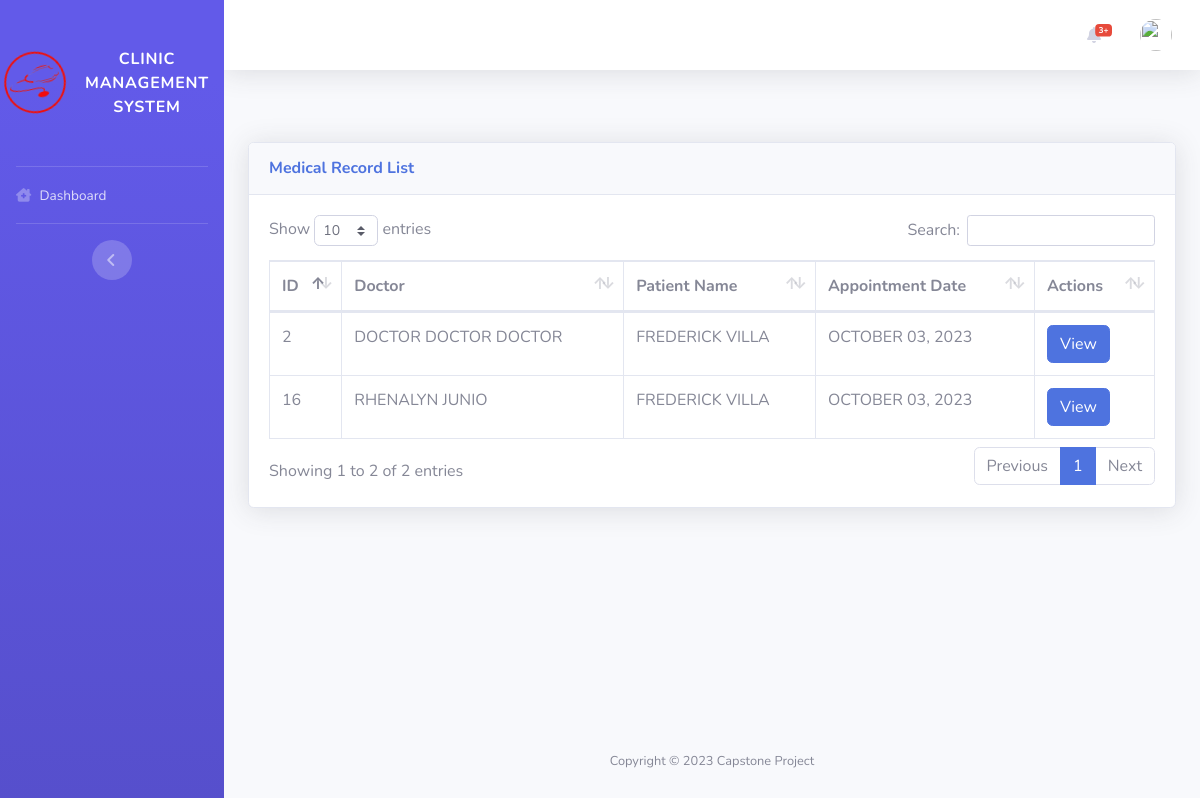
The page /pages/doctor/list_medical_record.php on the database its author committed.
### tables this page shows
CREATE TABLE `tbl_appointment` (
  `id` int(11) NOT NULL AUTO_INCREMENT,
  `patient_id` int(11) DEFAULT NULL,
  `doctor_id` int(11) DEFAULT NULL,
  `appointment_date` date DEFAULT NULL,
  `remarks` text DEFAULT NULL,
  `status` varchar(45) DEFAULT 'pending' COMMENT 'pending\\nreschedule\\napproved\\nrejected\\ncancelled',
  `amount` decimal(18,2) DEFAULT 0.00,
  `change` decimal(18,2) DEFAULT 0.00,
  PRIMARY KEY (`id`)
);

### config/functions.php (called while the page is built, shortened)
<?php
function query($sql)
{
  return mysqli_query($_SESSION['conn'], $sql);
}
function get_all($sql)
{
  $data = [];
  foreach (query($sql) as $res) {
    $data[] = $res;
  }
  return $data;
}
function get_fields($sql){
  $fields = [];
 foreach (mysqli_fetch_fields(query($sql)) as $res) {
    $fields[] = $res->name;
 }
  return $fields;
}
function field_replacer($value, $sql, $array){
  $replace = [];
  foreach (get_fields($sql) as $res) {
    $replace[':'.$res] = $array[$res];
  }
  return strtr($value, $replace);
}

### pages/layout/list.php (shortened to what this page needs)
<div class="card shadow mb-4">
  <div class="card-header py-3">
    <h6 class="m-0 font-weight-bold text-primary"><?= $list_title ?> List</h6>
  </div>
  <div class="card-body">
    <div class="table-responsive">
      <table class="table table-bordered" id="dataTable" width="100%" cellspacing="0">
        <thead>
          <tr>
            <?php foreach ($list_header as $res) { ?>
            <th><?= $res ?></th>
            <?php } ?>
            <?php if ($list_enable_actions) { ?><th>Actions</th><?php } ?>
          </tr>
        </thead>
        <tbody>
          <?php foreach (get_all($list_sql) as $row) { ?>
          <tr>
            <?php foreach ($list_column as $subres) { ?>
            <td style="text-transform:uppercase"><?= $row[$subres] ?></td>
            <?php } ?>
            <?php if ($list_enable_actions) { ?>
            <td class="d-flex">
              <?php if ($list_actions['view']) { ?><a
                href="<?= field_replacer($list_actions['view'], $list_sql, $row) ?>&id=<?= $row['id']; ?>"
                class="btn btn-primary" style="margin-right:.25rem">View</a><?php } ?>
            </td>
            <?php } ?>
          </tr>
          <?php } ?>
        </tbody>
      </table>
    </div>
  </div>
</div>

### rows shown on the page
tbl_appointment: id "2", subres "DOCTOR DOCTOR DOCTOR", subres "FREDERICK VILLA", subres "OCTOBER 03, 2023"
tbl_appointment: id "16", subres "RHENALYN JUNIO", subres "FREDERICK VILLA", subres "OCTOBER 03, 2023"

### other values the page prints
$list_title "Medical Record"
$res "ID"
$res "Doctor"
$res "Patient Name"
$res "Appointment Date"
